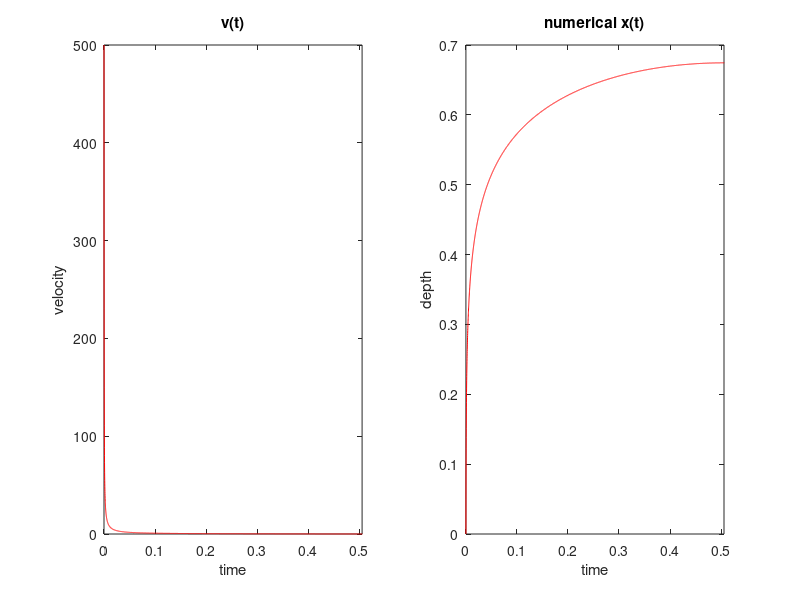

Source code (MATLAB):
%% define all parameters
depth_L = 10; % depth of the Langerhan cells 
r_LC = 4; % radius of Langerhan cells 
depth_SC = ((20+30)/2); % thickness of stratum corneum 
depth_VE = ((50+100)/2); % thickness of viable epidermis 
rho_LC = 1000; % 1000 Langherhan cells per mm
rho_SC = 1500; % density of stratum corneum kg/m^3
rho_VE = 1200; % density of viable epidermis kg/m^3
sig_SC = (3+25)/2; % average yield stress for stratum corneum in MPA
sig_VE = 2; % yield stress for viable epidermis in MPA
mu = 0.89; % water viscosity in micropascals per second
ymod_SC = 4; % youngs modulus of stratum corneum in gigapascals
ymod_VE = 3; % youngs modulus of viable epidermis in gigapascals
v_0 = (400+600)/2; % typical entry velocity of particle
r = (0.5+2.5)/2; % typical particle radius
rho_g = 19.32; % density of gold kg/m^3
c_D = 0.5; % drag coeffecient
c = 3; % yield constant

% calculate some parameters from others
A = pi * r^2; % area of the particle
rho_s = (rho_SC+rho_VE)/2; % average density for one skin system
sig_s = (sig_SC + sig_VE)/2; % average yield constant for one skin system
m = rho_g * A .* r; % mass of the particle

% from calculations, define some constantsa
alpha = (c * A * sig_s)/(0.5*c_D * A * rho_s);
beta = 1/(0.5*c_D * A * rho_s);
gamma = sqrt(c*c_D*rho_s*sig_s);

%% define velocity as a function of time
v = @(t) tan(((-t * sqrt(alpha))/(m * beta)) + ...
    atan(v_0/sqrt(alpha)))*sqrt(alpha);

t_test = @(t) ((sqrt(2) * sqrt(c) * sqrt(sig_s)) * ...
    tan((-t/m * sqrt(2)) * A * sqrt(c) * sqrt(rho_s) * sqrt(sig_s) + ...
    atan((sqrt(c_D)*sqrt(rho_s) * v_0)/(sqrt(2) * sqrt(c) * sqrt(sig_s))))) / ...
    (sqrt(c_D) * sqrt(rho_s));

t_test2 = @(t) (tan(-t/(sqrt(2)*m)*A*gamma + ...
    atan((v_0*c_D*rho_s)/(sqrt(2)*gamma))) * ...
    sqrt(2) * gamma) / ...
    (c_D * rho_s);

% these should equal v_0
a = v(0);
b = t_test(0);
c = t_test2(0);
if abs(a-v_0) > 0.0000000001 || ...
    abs(b-v_0) > 0.0000000001 || ...
    abs(c-v_0) > 0.0000000001
    disp('bad model')
    return
end

%% run the simulation for each step
step_size = 0.0001;
time = [0:step_size:1];
speed = zeros(1, length(time));
speed(1) = v_0;
dist = zeros(1, length(time));
stop = 0

for i=2:length(time)
    speed(i) = v(time(i));
    if speed(i) < 0 
        speed(i) = 0;
        if stop == 0
            stop = i;
        end
    end
    dist(i) = dist(i-1) + speed(i-1) * step_size;
end

%% plot results

figure(1)
subplot(1, 2, 1)
plot(time, speed, '-r')
title('v(t)')
xlim([0, step_size * stop])
xlabel('time')
ylabel('velocity')

subplot(1, 2, 2)
plot(time, dist, '-r')
title('numerical x(t)')
xlabel('time')
ylabel('depth')
xlim([0, step_size * stop])

%% testing some values of time to see strange behaviour
%{
time(5056:5058)
testa = (-time(5056:5058)./(sqrt(2)*m)*A*gamma)
testb = atan((sqrt(c_D)*sqrt(rho_s) * v_0)/(sqrt(2) * sqrt(c) * sqrt(sig_s)))

tan(testa + testb)
%}







